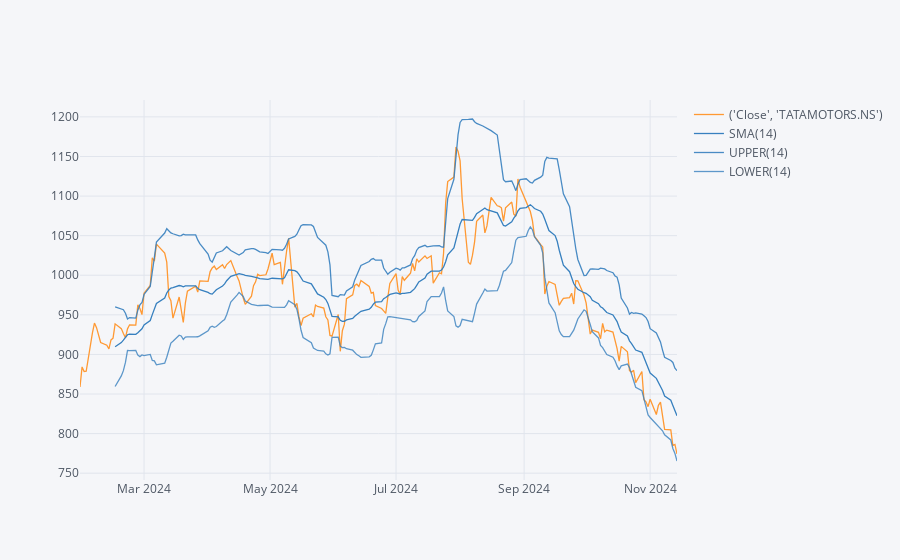

Notebook code cell kept with this figure:
### Code cell
df[['Close']].loc['2024-01-30':'2025-01-30'].ta_plot(study='boll')

### Figure 1 — Plotly figure (JSON) as saved in the notebook; plotly's stock layout.template omitted (floating-point values rounded to 4 significant figures; data arrays with more than 128 entries replaced by an {"elided": "..."} marker saying what was removed)
{"data": [{"line": {"color": "rgba(255, 153, 51, 1.0)", "dash": "solid", "shape": "linear", "width": 1.3}, "mode": "lines", "name": "('Close', 'TATAMOTORS.NS')", "text": "", "type": "scatter", "x": {"elided": "197 str values"}, "y": {"elided": "197 float values"}}, {"line": {"color": "rgba(55, 128, 191, 1.0)", "dash": "solid", "shape": "linear", "width": 1.3}, "mode": "lines", "name": "SMA(14)", "text": "", "type": "scatter", "x": {"elided": "197 str values"}, "y": {"elided": "197 mixed values"}}, {"line": {"color": "rgba(55, 128, 191, 0.8999999999999999)", "dash": "solid", "shape": "linear", "width": 1.3}, "mode": "lines", "name": "UPPER(14)", "text": "", "type": "scatter", "x": {"elided": "197 str values"}, "y": {"elided": "197 mixed values"}}, {"line": {"color": "rgba(55, 128, 191, 0.7999999999999998)", "dash": "solid", "shape": "linear", "width": 1.3}, "mode": "lines", "name": "LOWER(14)", "text": "", "type": "scatter", "x": {"elided": "197 str values"}, "y": {"elided": "197 mixed values"}}], "layout": {"legend": {"bgcolor": "#F5F6F9", "font": {"color": "#4D5663"}}, "paper_bgcolor": "#F5F6F9", "plot_bgcolor": "#F5F6F9", "title": {"font": {"color": "#4D5663"}}, "xaxis": {"gridcolor": "#E1E5ED", "showgrid": true, "tickfont": {"color": "#4D5663"}, "title": {"font": {"color": "#4D5663"}, "text": ""}, "zerolinecolor": "#E1E5ED"}, "yaxis": {"gridcolor": "#E1E5ED", "showgrid": true, "tickfont": {"color": "#4D5663"}, "title": {"font": {"color": "#4D5663"}, "text": ""}, "zerolinecolor": "#E1E5ED"}}}
